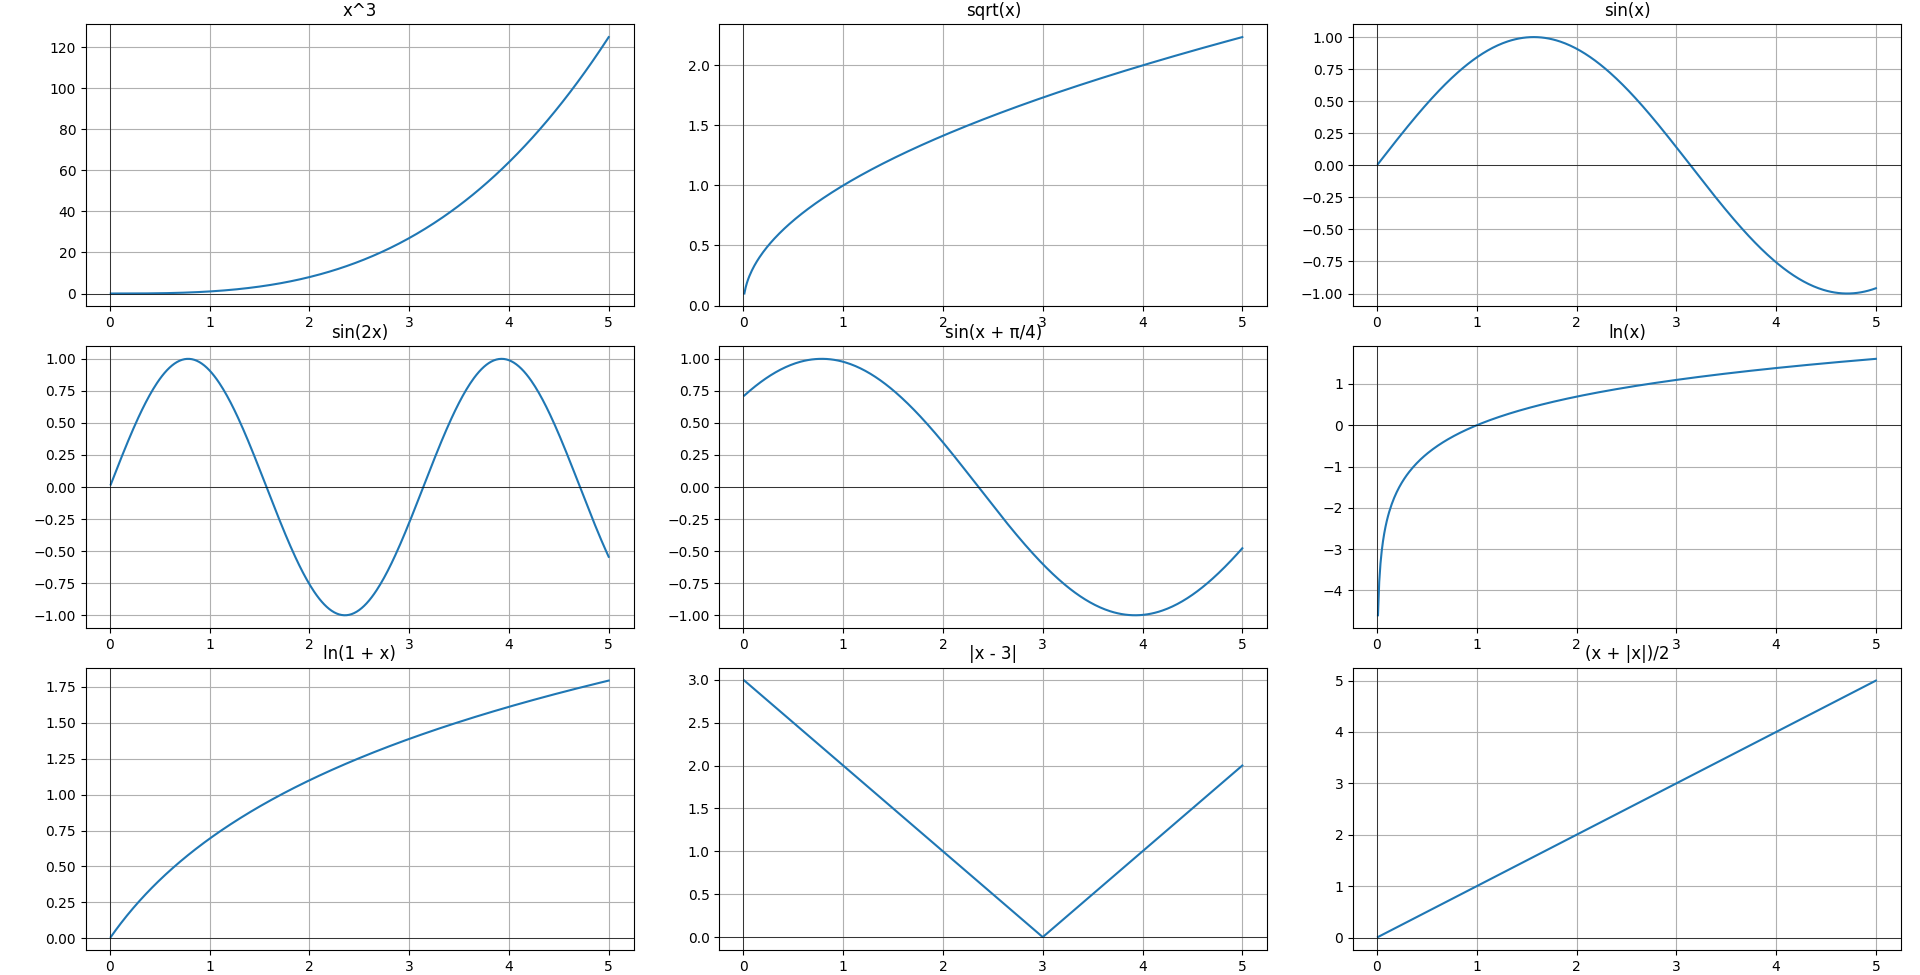

Generate this figure with Python:

'''
 funzioni x^3,radice quadrata di x, 
 sin x, 
 sin 2x, 
 sin(x+pi greco/4), 
 ln x, 
 ln(1+x), 
 |x-3|,
 (x+|x|)/2
'''


import numpy as np
import matplotlib.pyplot as plt

# Definizione delle funzioni
def funzione1(x):
    return x**3

def funzione2(x):
    return np.sqrt(x)

def funzione3(x):
    return np.sin(x)

def funzione4(x):
    return np.sin(2*x)

def funzione5(x):
    return np.sin(x + np.pi/4)

def funzione6(x):
    return np.log(x)

def funzione7(x):
    return np.log(1 + x)

def funzione8(x):
    return np.abs(x - 3)

def funzione9(x):
    return (x + np.abs(x)) / 2

# Intervallo di valori x
x_vals = np.linspace(0.01, 5, 400)

# Creazione dei subplot per visualizzare le funzioni
fig, axs = plt.subplots(3, 3, figsize=(15, 15))

# Disegno delle funzioni
axs[0, 0].plot(x_vals, funzione1(x_vals))
axs[0, 0].set_title('x^3')

axs[0, 1].plot(x_vals, funzione2(x_vals))
axs[0, 1].set_title('sqrt(x)')

axs[0, 2].plot(x_vals, funzione3(x_vals))
axs[0, 2].set_title('sin(x)')

axs[1, 0].plot(x_vals, funzione4(x_vals))
axs[1, 0].set_title('sin(2x)')

axs[1, 1].plot(x_vals, funzione5(x_vals))
axs[1, 1].set_title('sin(x + π/4)')

axs[1, 2].plot(x_vals, funzione6(x_vals))
axs[1, 2].set_title('ln(x)')

axs[2, 0].plot(x_vals, funzione7(x_vals))
axs[2, 0].set_title('ln(1 + x)')

axs[2, 1].plot(x_vals, funzione8(x_vals))
axs[2, 1].set_title('|x - 3|')

axs[2, 2].plot(x_vals, funzione9(x_vals))
axs[2, 2].set_title('(x + |x|)/2')

# Impostazioni aggiuntive
for ax in axs.flat:
    ax.grid(True)
    ax.axhline(0, color='black',linewidth=0.5)
    ax.axvline(0, color='black',linewidth=0.5)

plt.tight_layout()
plt.show()
